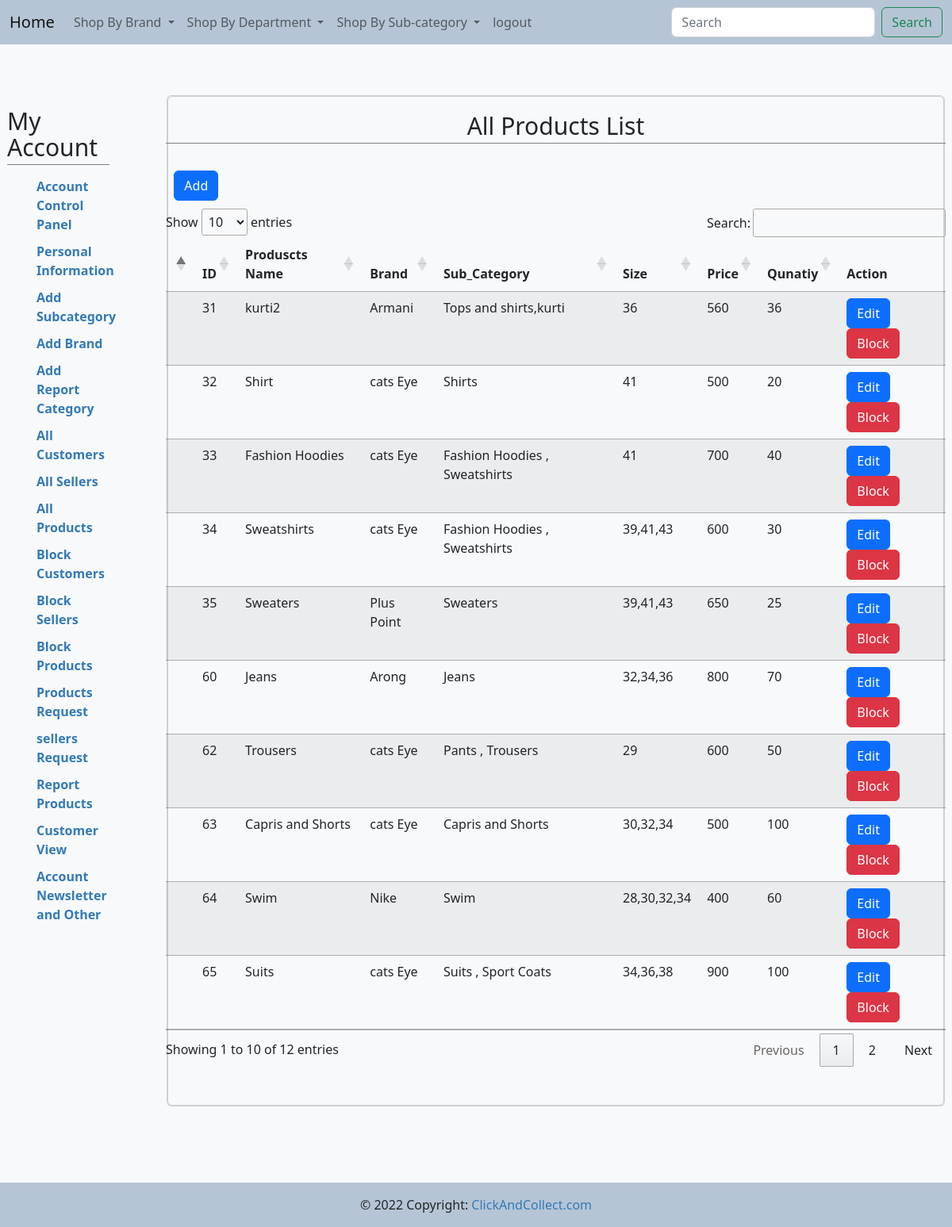
The page /admin/test.php (signed in) on the database as committed earlier.
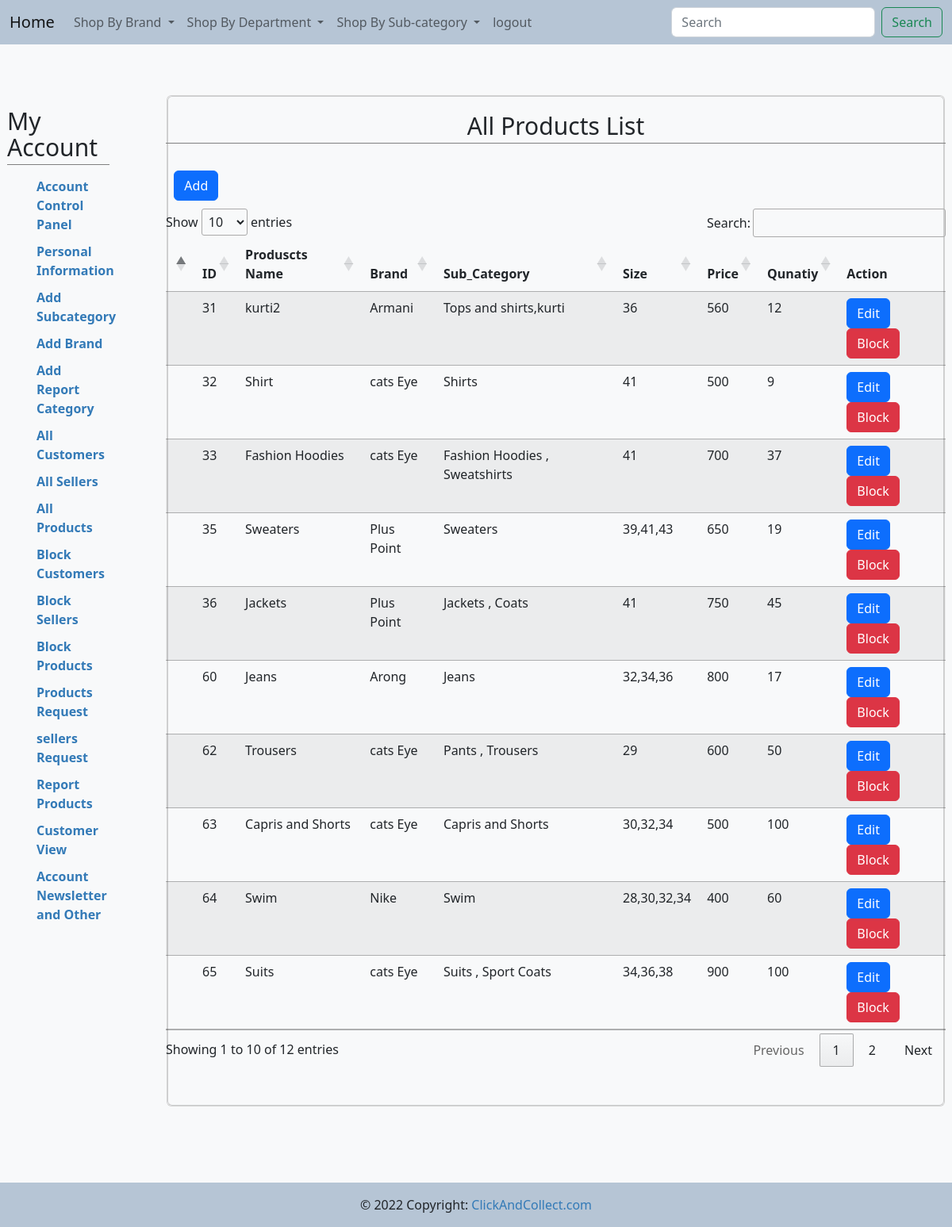
The same page on the database as committed later.
### tables this page shows
CREATE TABLE IF NOT EXISTS `products` (
  `p_id` int(11) NOT NULL AUTO_INCREMENT,
  `name` varchar(100) DEFAULT NULL,
  `b_id` int(11) DEFAULT NULL,
  `sub_id` int(11) DEFAULT NULL,
  `s_id` int(11) NOT NULL,
  `size` varchar(100) DEFAULT NULL,
  `description` varchar(200) DEFAULT NULL,
  `prev_price` varchar(255) NOT NULL,
  `price` double DEFAULT NULL,
  `quantity` int(11) DEFAULT NULL,
  `status` int(11) NOT NULL,
  PRIMARY KEY (`p_id`),
  KEY `FK_brand1` (`b_id`),
  KEY `FK_catagory1` (`sub_id`),
  KEY `FK_seller` (`s_id`)
);

CREATE TABLE IF NOT EXISTS `brand` (
  `b_id` int(11) NOT NULL AUTO_INCREMENT,
  `name` varchar(100) DEFAULT NULL,
  PRIMARY KEY (`b_id`)
);

CREATE TABLE IF NOT EXISTS `sub_category` (
  `sub_id` int(11) NOT NULL AUTO_INCREMENT,
  `name` varchar(100) DEFAULT NULL,
  `cat_id` int(11) DEFAULT NULL,
  PRIMARY KEY (`sub_id`),
  KEY `FK_catagory` (`cat_id`)
);

### admin/test.php (the view, shortened to what this page needs)
<!DOCTYPE html>
<html lang="en">
<head>
        <link href="https://cdn.jsdelivr.net/npm/bootstrap@5.2.1/dist/css/bootstrap.min.css" rel="stylesheet">
        <link rel="stylesheet" href="https://cdn.datatables.net/1.12.1/css/jquery.dataTables.min.css">
        <link href="include/style.css" rel="stylesheet" />
</head>
<body>
<div class="b">
    <?php include 'include/navbar.php' ?>
</div>
<div class="account-page">
<div class="container-fluid">
<div class="row">
<div class="col-sm-2 mt-0 pad">
    <?php include 'include/sidebar.php' ?>
</div>
    <div class="col-sm-10">
        <div class="mt-1 card">
            <div class="card bg-light text-dark">
                <div class="row">
                    <div class="col-md-12 mt-0 mb-5 ml-1">
                        <h2 class="text-center">All  Products List</h2>
                        <br>
                        <div class="row">
                            <div class="col-sm-3 add">
                                <a class="btn btn-primary" href="add_products.php" >Add</a>
                            </div>
                            <br>
                            <br>
                        </div>
                        <table class="table table-striped" id = "allproductss">
                        <thead>
                        <tr>
                            <th></th>
                            <th>ID</th>
                            <th>Produscts Name</th>
                            <th>Brand</th>
                            <th>Sub_Category</th>
                            <th>Size</th>
                            <th>Price</th>
                            <th>Qunatiy</th>
                            <th>Action</th>
                        </tr>
                        </thead>
                        <tbody>
                        <?php
                            include 'include/connection.php';
                            $query = "select * from products where status='1'";
                            $table = mysqli_query($con,$query);
                            while($row = mysqli_fetch_array($table)){
                        ?>
                        <tr>
                        <td></td>
                                <td><?php echo $row['p_id'];?></td>
                                <td><?php echo $row['name']; ?></td>
                                <?php
                                    $id =  $row['b_id'];
                                    $query1 = "select * from brand where b_id= $id";
                                    $table1 = mysqli_query($con,$query1);
                                    $row1 = mysqli_fetch_array($table1)
                                ?>
                                <td><?php echo $row1['name'];?></td>
                                <?php
                                    $id =  $row['sub_id'];
                                    $query3 = "select * from sub_category where sub_id= $id";
                                    $table3 = mysqli_query($con,$query3);
                                    $row3 = mysqli_fetch_array($table3);
                                ?>
                                <td><?php echo $row3['name'];?></td>
                                <td><?php echo $row['size'];?></td>
                                <td><?php echo $row['price'];?></td>
                                <td><?php echo $row['quantity'];?></td>
                                <td>
                                    <a class = "btn btn-primary" href ="update_product.php?id=<?php  echo $row['p_id']?>">Edit</a>
                                    <a class="btn btn-danger" data-bs-toggle="modal" data-bs-target="#myModal<?php echo $row['p_id'];?>">Block</a>
                                </td>
                            </tr>
                            <?php } ?>
                        </tbody>
                    </table>
                    </div>
                </div>
            </div>
        </div>
    </div>
</div>
</div>
</div>
<div class="bot">
   <?php include 'include/footer.php' ?>
</div>
</body>
</html>

Rows that differ between the two databases and show on the page:
no longer on this page (row edited): products: p_id "34", name "Sweatshirts", b.name "cats Eye", sub.name "Fashion Hoodies , Sweatshirts", size "39,41,43", price "600", quantity "30"
changed products "kurti2": quantity "36" → "12"
changed products "Shirt": quantity "20" → "9"
changed products "Fashion Hoodies": quantity "40" → "37"
changed products "Sweaters": quantity "25" → "19"
now on this page (row edited): products: p_id "36", name "Jackets", b.name "Plus Point", sub.name "Jackets , Coats", size "41", price "750", quantity "45"
changed products "Jeans": quantity "70" → "17"
